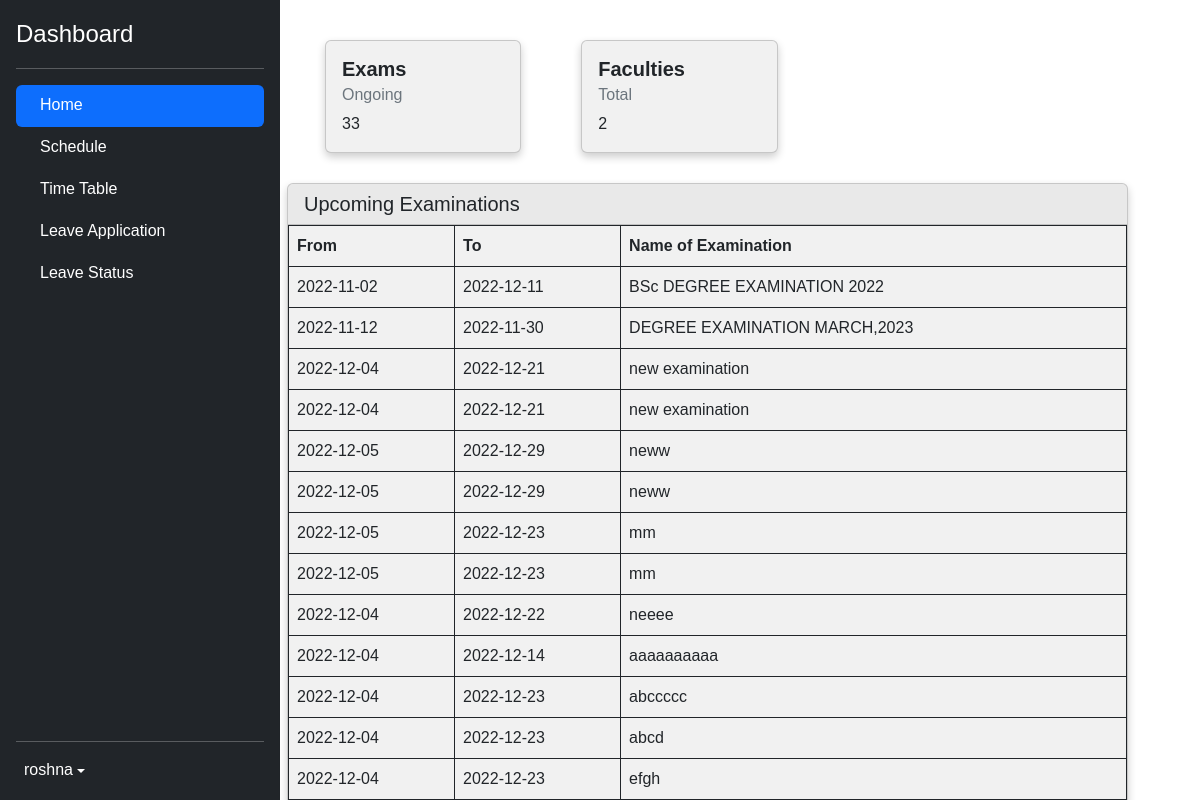
Before: /user/user_dash.php?uname=roshna (signed in) with the older database file.
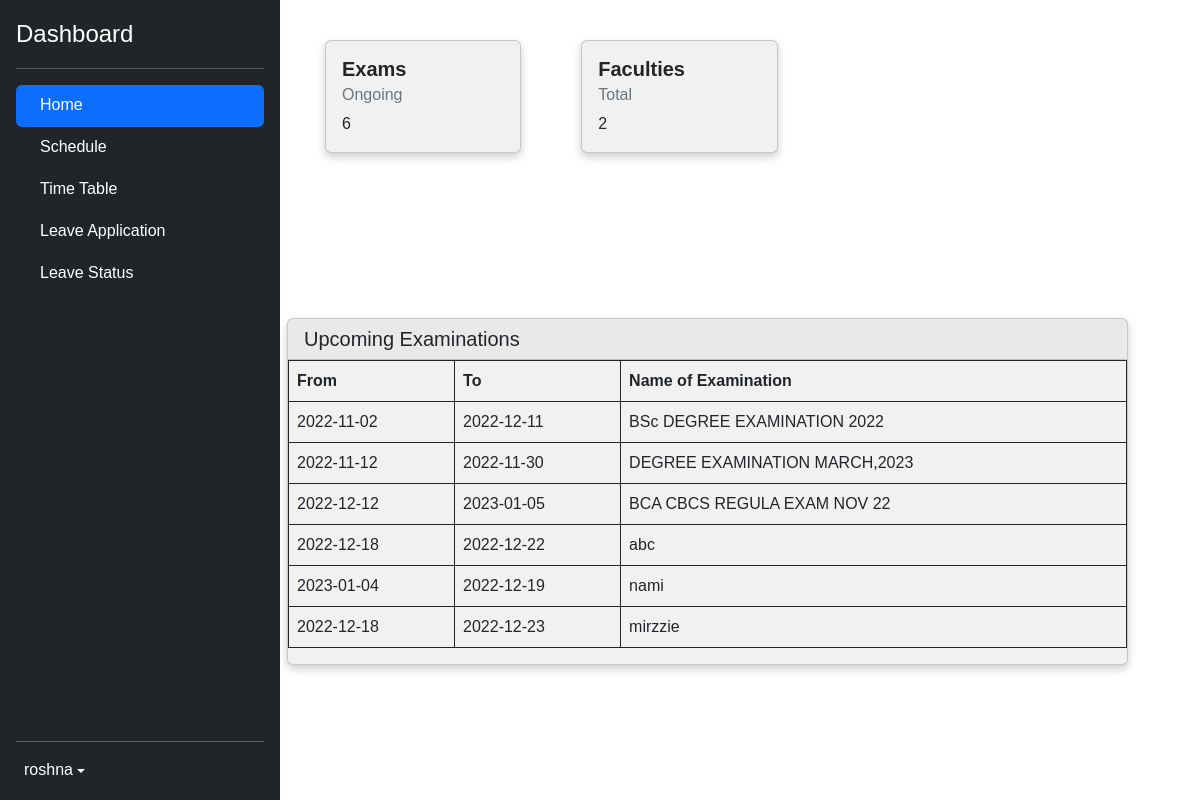
After: the same page with the newer database file.
### tables this page shows
CREATE TABLE IF NOT EXISTS `exam_tb` (
  `exam_id` int(11) NOT NULL AUTO_INCREMENT,
  `exam_name` varchar(100) NOT NULL,
  `start_date` date NOT NULL,
  `end_date` date NOT NULL,
  `sem_id` int(11) NOT NULL,
  `status` int(11) NOT NULL,
  PRIMARY KEY (`exam_id`),
  KEY `semID` (`sem_id`)
);

### user/user_dash.php (the view, shortened to what this page needs)
<?php
$uname = $_SESSION['uname'];
?>
<!doctype html>
<html lang="en">
  <head>
    <link rel='stylesheet' href='https://cdn-uicons.flaticon.com/uicons-regular-rounded/css/uicons-regular-rounded.css'>
    <link rel='stylesheet' href='https://cdn-uicons.flaticon.com/uicons-regular-straight/css/uicons-regular-straight.css'>
    <link rel='stylesheet' href='https://cdn-uicons.flaticon.com/uicons-solid-rounded/css/uicons-solid-rounded.css'>
    <link href="../assets/css/bootstrap.min.css" rel="stylesheet">
    <link href="../assets/css/sidebars.css" rel="stylesheet">
  </head>
  <body>
<main class="d-flex flex-nowrap" style="height: 990px;" >
  <div class="d-flex flex-column flex-shrink-0 p-3 text-bg-dark" style="width: 280px;">
  <div class="d-flex align-items-center mb-3 mb-md-0 me-md-auto text-white text-decoration-none">
      <span class="fs-4">Dashboard</span>
    </div>
    <hr>
       <ul class="nav nav-pills flex-column mb-auto">
      <li class="nav-item">
        <a href="user_dash.php" class="nav-link active" aria-current="page">
          Home
        </a>
      </li>
      <li>
        <a href="schedule.php" class="nav-link text-white">
          Schedule
        </a>
      </li>
      <li>
        <a href="timetable.php" class="nav-link text-white">
          Time Table
        </a>
      </li>
      <li>
        <a href="leave_application.php" class="nav-link text-white">
          Leave Application
        </a>
      </li>
      <li>
        <a href="leave_status.php" class="nav-link text-white">
            Leave Status
        </a>
      </li>
    </ul>
    <hr>
    <div class="dropdown">
      <a href="#" class="d-flex align-items-center text-white text-decoration-none dropdown-toggle" data-bs-toggle="dropdown" aria-expanded="false">
        <span><i class="fi fi-rr-user  bi pe-none me-2"></i><?php echo $uname;?></span>
      </a>
    </div>
  </div>
<?php
  include "../server.php";
  $sql = "SELECT * from fac_tb WHERE status = '1'";
  $avail_fac_count = mysqli_query($conn,$sql);
  include "../server.php";
  $sql = "SELECT * from exam_tb ";
  $exam_count = mysqli_query($conn,$sql);
?>
  <div class="row">
    <div class="column">
      <div class="card">
        <div class="card-body">
          <h5 class="card-title"><b>Exams</b></h5>
          <h6 class="card-subtitle mb-2 text-muted">Ongoing</h6>
          <p class="card-text"><?php echo mysqli_num_rows($exam_count); ?></p>
        </div>
      </div>
    </div>
    <div class="column">
      <div class="card">
        <div class="card-body">
        <h5 class="card-title"><b>Faculties</b></h5>
        <h6 class="card-subtitle mb-2 text-muted">Total</h6>
        <p class="card-text"><?php echo mysqli_num_rows($avail_fac_count); ?></p>
      </div></div>
    </div>
  <div class="d-flex flex-column flex-grow-1" style="padding-top : 30px;">
  <div class="card">
  <h5 class="card-header">Upcoming Examinations</h5>
    <div class="table-responsive">
      <table class="table table-bordered border-dark">
        <thead>
          <tr>
            <th scope="col">From</th>
            <th scope="col">To</th>
            <th scope="col">Name of Examination</th>
          </tr>
        </thead>
        <tbody>
		<?php
      include '../server.php';
      $sql_query = "SELECT * FROM exam_tb WHERE status='1'";
			$resultset = mysqli_query($conn, $sql_query) or die("database error:". mysqli_error($conn));
			while( $row = mysqli_fetch_assoc($resultset) ) {
			?>
			   <tr id="<?php echo $row ['exam_id']; ?>">
         <td><?php echo $row ['start_date']; ?></td>
			   <td><?php echo $row ['end_date']; ?></td>
			   <td><?php echo $row ['exam_name']; ?></td>
			   </tr>
			<?php } ?>
        </tbody>
      </table>
    </div>
</div>
</div>
</main>
  </body>
</html>

Changed rows visible on the page:
removed exam_tb: start_date "2022-12-04", end_date "2022-12-21", exam_name "new examination"
removed exam_tb: start_date "2022-12-04", end_date "2022-12-21", exam_name "new examination"
removed exam_tb: start_date "2022-12-05", end_date "2022-12-29", exam_name "neww"
removed exam_tb: start_date "2022-12-05", end_date "2022-12-29", exam_name "neww"
removed exam_tb: start_date "2022-12-05", end_date "2022-12-23", exam_name "mm"
removed exam_tb: start_date "2022-12-05", end_date "2022-12-23", exam_name "mm"
removed exam_tb: start_date "2022-12-04", end_date "2022-12-22", exam_name "neeee"
removed exam_tb: start_date "2022-12-04", end_date "2022-12-14", exam_name "aaaaaaaaaa"
removed exam_tb: start_date "2022-12-04", end_date "2022-12-23", exam_name "abccccc"
removed exam_tb: start_date "2022-12-04", end_date "2022-12-23", exam_name "abcd"
removed exam_tb: start_date "2022-12-04", end_date "2022-12-23", exam_name "efgh"
added exam_tb: start_date "2022-12-12", end_date "2023-01-05", exam_name "BCA CBCS REGULA EXAM NOV 22"
added exam_tb: start_date "2022-12-18", end_date "2022-12-22", exam_name "abc"
added exam_tb: start_date "2023-01-04", end_date "2022-12-19", exam_name "nami"
added exam_tb: start_date "2022-12-18", end_date "2022-12-23", exam_name "mirzzie"
Other visible differences:
mysqli_num_rows($exam_count): "33" → "6"
